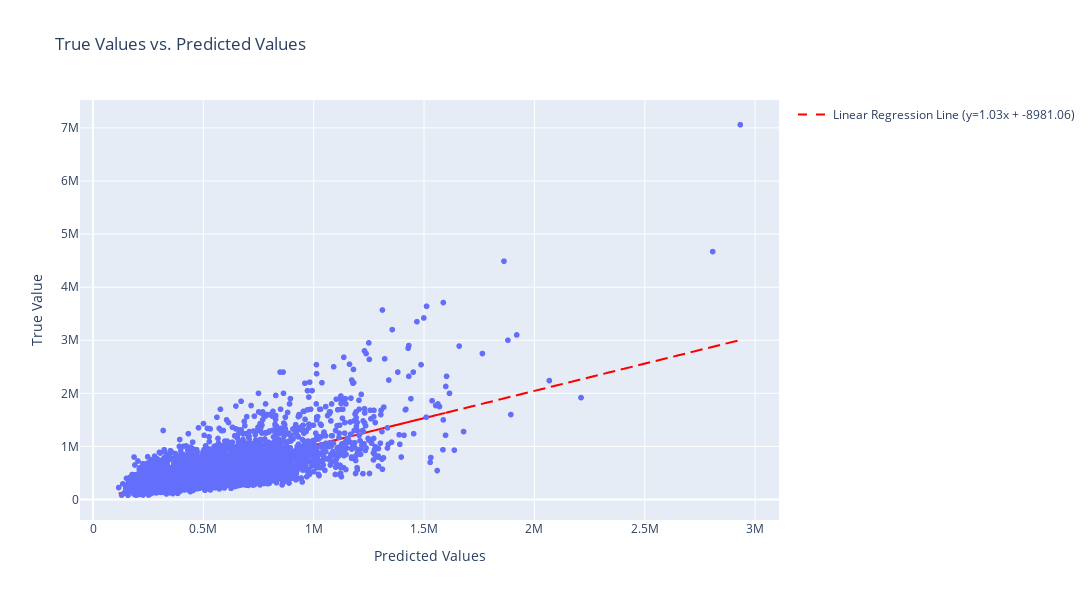

Write notebook code for a chart like this one.
### Code cell
import plotly.express as px
import numpy as np

# Assuming you have y_test and y_pred_test as your true and predicted data

# Create the scatter plot
fig = px.scatter(x=y_pred_test, y=y_test, title='True Values vs. Predicted Values',
                 labels={'x': 'Predicted Values', 'y': 'True Value'})

# Calculate the linear regression line
slope, intercept = np.polyfit(y_pred_test, y_test, 1)
regression_line = slope * y_pred_test + intercept

# Add the linear regression line to the plot
fig.add_scatter(x=y_pred_test, y=regression_line, mode='lines',
                line=dict(color='red', dash='dash'),
                name=f'Linear Regression Line (y={slope:.2f}x + {intercept:.2f})')
fig.update_layout(width=1200,height=600)
fig.show()

### Figure 1 — Plotly figure (JSON) as saved in the notebook; plotly's stock layout.template omitted (floating-point values rounded to 4 significant figures; data arrays with more than 128 entries replaced by an {"elided": "..."} marker saying what was removed)
{"data": [{"hovertemplate": "Predicted Values=%{x}<br>True Value=%{y}<extra></extra>", "legendgroup": "", "marker": {"color": "#636efa", "symbol": "circle"}, "mode": "markers", "name": "", "showlegend": false, "type": "scattergl", "x": {"elided": "5400 float values"}, "xaxis": "x", "y": {"elided": "5400 int values"}, "yaxis": "y"}, {"line": {"color": "red", "dash": "dash"}, "mode": "lines", "name": "Linear Regression Line (y=1.03x + -8981.06)", "type": "scatter", "x": {"elided": "5400 float values"}, "y": {"elided": "5400 float values"}}], "layout": {"height": 600, "legend": {"tracegroupgap": 0}, "title": {"text": "True Values vs. Predicted Values"}, "width": 1200, "xaxis": {"anchor": "y", "domain": [0, 1], "title": {"text": "Predicted Values"}}, "yaxis": {"anchor": "x", "domain": [0, 1], "title": {"text": "True Value"}}}}
